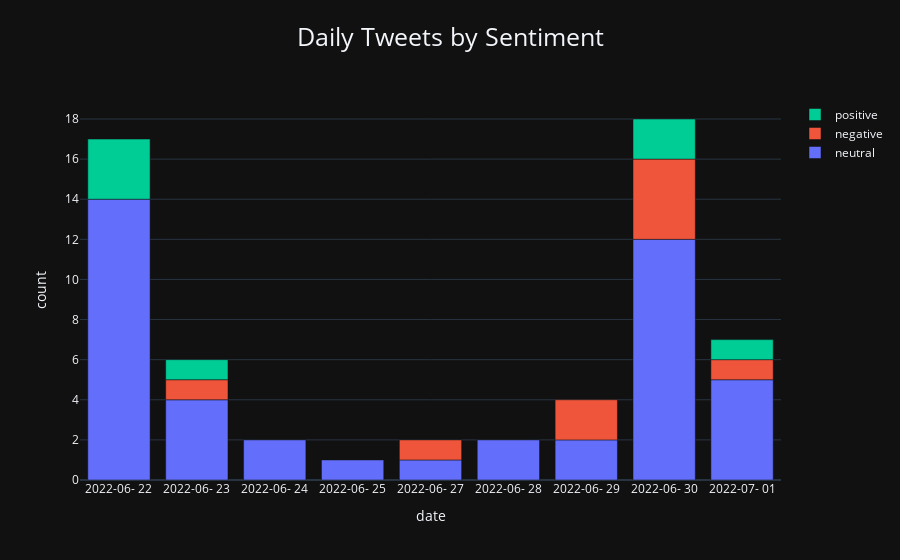

The code cell stored with this chart in its notebook:
### Code cell
sent_bar(twt_df, 'date', 'count', 'tweet_finBERT', "Daily Tweets by Sentiment").show()

### Figure 1 — Plotly figure (JSON) as saved in the notebook; plotly's stock layout.template omitted (floating-point values rounded to 4 significant figures)
{"data": [{"alignmentgroup": "True", "hovertemplate": "tweet_finBERT=neutral<br>date=%{x}<br>count=%{y}<extra></extra>", "legendgroup": "neutral", "marker": {"color": "#636efa", "pattern": {"shape": ""}}, "name": "neutral", "offsetgroup": "neutral", "orientation": "v", "showlegend": true, "textposition": "auto", "type": "bar", "x": ["2022-06- 22", "2022-06- 23", "2022-06- 24", "2022-06- 25", "2022-06- 27", "2022-06- 28", "2022-06- 29", "2022-06- 30", "2022-07- 01"], "xaxis": "x", "y": [14, 4, 2, 1, 1, 2, 2, 12, 5], "yaxis": "y"}, {"alignmentgroup": "True", "hovertemplate": "tweet_finBERT=negative<br>date=%{x}<br>count=%{y}<extra></extra>", "legendgroup": "negative", "marker": {"color": "#EF553B", "pattern": {"shape": ""}}, "name": "negative", "offsetgroup": "negative", "orientation": "v", "showlegend": true, "textposition": "auto", "type": "bar", "x": ["2022-06- 23", "2022-06- 27", "2022-06- 29", "2022-06- 30", "2022-07- 01"], "xaxis": "x", "y": [1, 1, 2, 4, 1], "yaxis": "y"}, {"alignmentgroup": "True", "hovertemplate": "tweet_finBERT=positive<br>date=%{x}<br>count=%{y}<extra></extra>", "legendgroup": "positive", "marker": {"color": "#00cc96", "pattern": {"shape": ""}}, "name": "positive", "offsetgroup": "positive", "orientation": "v", "showlegend": true, "textposition": "auto", "type": "bar", "x": ["2022-06- 22", "2022-06- 23", "2022-06- 30", "2022-07- 01"], "xaxis": "x", "y": [3, 1, 2, 1], "yaxis": "y"}], "layout": {"barmode": "relative", "legend": {"title": {"text": ""}, "tracegroupgap": 0, "traceorder": "reversed"}, "title": {"font": {"size": 25}, "text": "Daily Tweets by Sentiment", "x": 0.5, "xanchor": "center", "y": 0.95, "yanchor": "top"}, "xaxis": {"anchor": "y", "domain": [0, 1], "title": {"text": "date"}}, "yaxis": {"anchor": "x", "domain": [0, 1], "title": {"text": "count"}}}}
